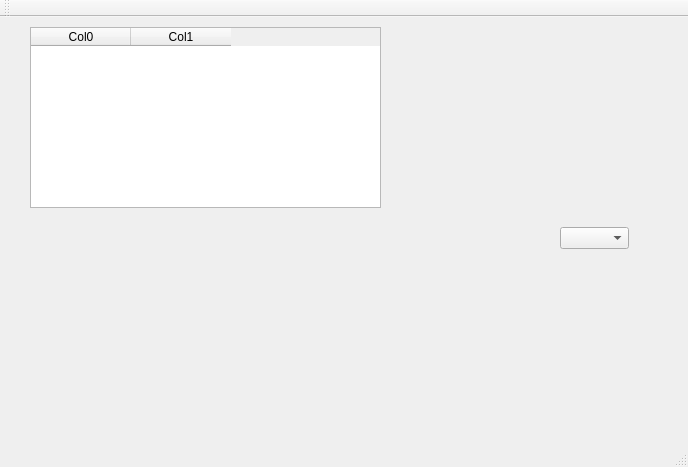
<?xml version="1.0" encoding="UTF-8"?>
<ui version="4.0">
 <class>MainWindow</class>
 <widget class="QMainWindow" name="MainWindow">
  <property name="geometry">
   <rect>
    <x>0</x>
    <y>0</y>
    <width>688</width>
    <height>467</height>
   </rect>
  </property>
  <property name="windowTitle">
   <string>MainWindow</string>
  </property>
  <widget class="QWidget" name="centralWidget">
   <widget class="QTableWidget" name="tblTest">
    <property name="geometry">
     <rect>
      <x>30</x>
      <y>10</y>
      <width>351</width>
      <height>181</height>
     </rect>
    </property>
    <column>
     <property name="text">
      <string>Col0</string>
     </property>
    </column>
    <column>
     <property name="text">
      <string>Col1</string>
     </property>
    </column>
   </widget>
   <widget class="QComboBox" name="comboBox">
    <property name="geometry">
     <rect>
      <x>560</x>
      <y>210</y>
      <width>69</width>
      <height>22</height>
     </rect>
    </property>
   </widget>
  </widget>
  <widget class="QMenuBar" name="menuBar">
   <property name="geometry">
    <rect>
     <x>0</x>
     <y>0</y>
     <width>688</width>
     <height>21</height>
    </rect>
   </property>
  </widget>
  <widget class="QToolBar" name="mainToolBar">
   <attribute name="toolBarArea">
    <enum>TopToolBarArea</enum>
   </attribute>
   <attribute name="toolBarBreak">
    <bool>false</bool>
   </attribute>
  </widget>
  <widget class="QStatusBar" name="statusBar"/>
 </widget>
 <layoutdefault spacing="6" margin="11"/>
 <resources/>
 <connections/>
</ui>
